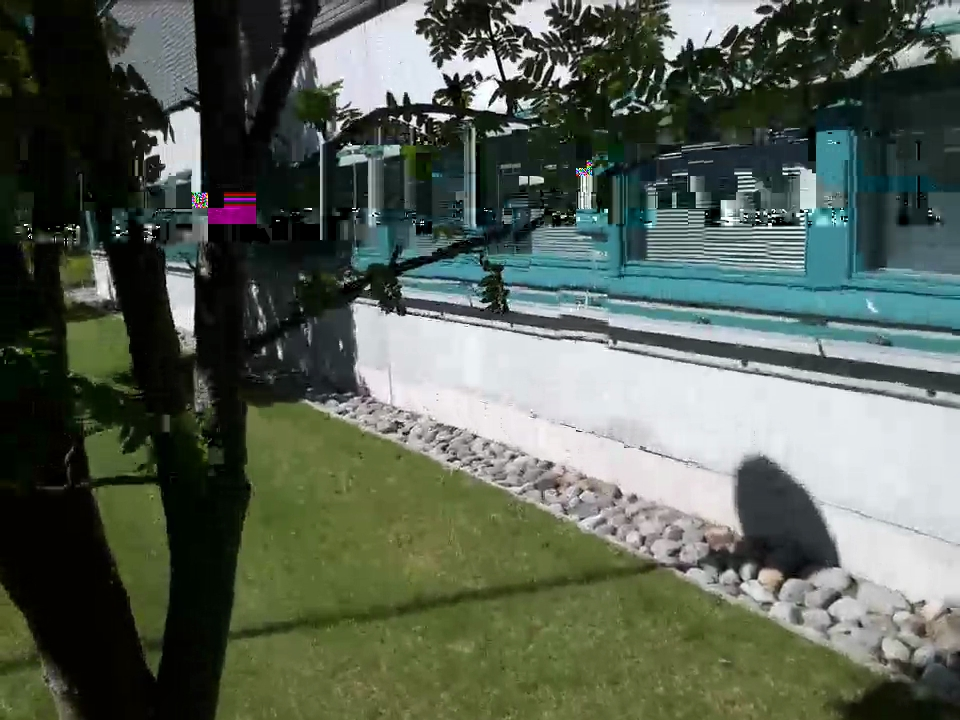
#> input picture yolo_dataset/pictures/tello_vision_230601_142629.jpg, 960 x 720 px
$ python filter.py --folder_path pictures
#> lines starting #> are read from the running program, lines starting #| are printed output that depends on the picture
### stereo.py
import numpy as np
import cv2
from scipy.optimize import curve_fit

from collections import deque
from sklearn.cluster import KMeans
from sklearn.metrics import silhouette_score

"""
class stereo, computes distance using features in diferent photos
"""
class Stereo:
    def __init__(self) -> None:
        pass

    def set_camera_params(self, fx:np.float32, fy:np.float32, angle:np.float32, cx:np.float32, cy_aligned:np.float32):
        self.fx = fx
        self.fy = fy
        self.cx = cx
        self.cy_aligned = cy_aligned
        self.angle = angle * np.pi / 180

        roll = 0
        pitch = self.angle
        yaw = 0
        dx = 0
        dy = 0
        dz = 1

        A2 = np.array([[self.fx,  0, self.cx, 0],
                       [ 0, self.fy, self.cy_aligned, 0],
                       [ 0,  0,  1, 0]], dtype=np.float64)

        # Inverted Camera Calibration Intrinsics Matrix
        A1 = np.array([[1/self.fx,    0, -self.cx/self.fx],
                       [   0, 1/self.fy, -self.cy_aligned/self.fy],
                       [   0,    0,      0],
                       [   0,    0,      1]], dtype=np.float64)

        # Rotation matrices around the X, Y, and Z axis
        c = np.cos(pitch)
        s = np.sin(pitch)
        RX = np.array([[1, 0,  0, 0],
                       [0, c, -s, 0],
                       [0, s,  c, 0],
                       [0, 0,  0, 1]], dtype=np.float64)

        c = np.cos(yaw)
        s = np.sin(yaw)
        RY = np.array([[ c, 0, s, 0],
                       [ 0, 1, 0, 0],
                       [-s, 0, c, 0],
                       [ 0, 0, 0, 1]], dtype=np.float64)

        c = np.cos(roll)
        s = np.sin(roll)
        RZ = np.array([[c, -s, 0, 0],
                       [s,  c, 0, 0],
                       [0,  0, 1, 0],
                       [0,  0, 0, 1]], dtype=np.float64)

        R = RZ @ RY @ RX

        T = np.array([[1, 0, 0, dx],
                      [0, 1, 0, dy],
                      [0, 0, 1, dz],
                      [0, 0, 0,  1]], dtype=np.float64)

        # Compose rotation matrix with (RX, RY, RZ)
        R = RZ @ RY @ RX

        # Final transformation matrix
        self.__H = A2 @ (T @ (R @ A1))

    # [185 lines left out: functions compute_relative_depth_filtered, __k_means_filter, compute_relative_depth, not called in this run]

    def rotateImage(self, input):
        """
        Rotate the image considering the camera pitch
        """
        # Apply matrix transformation
        shape = (input.shape[1], input.shape[0])
        #return cv2.warpPerspective(input, H, shape, None, cv2.INTER_LANCZOS4)
        #return cv2.warpPerspective(input, H, shape, None, cv2.INTER_LINEAR)
        return cv2.warpPerspective(input, self.__H, shape, None, cv2.INTER_CUBIC)

### vision.py
import cv2
from concurrent.futures import ThreadPoolExecutor
import numpy as np


class Vision:
    """
    IMPORTANT: ALWAYS! use set_x_detector(...), then set_x_matching(...), then bf_matching(...)
    """
    __DETECTOR_TYPE_FAST = 0
    __DETECTOR_TYPE_ORB = 1
    __DETECTOR_TYPE_SIFT = 2

    def __init__(self) -> None:
        self.__detector = None
        self.__detec_and_compute = None
        self.__detector_type = None
        self.tracker = None

    def set_fast_detector(self, nonmaxSuppression, threshold, type):
        self.__detector_type = Vision.__DETECTOR_TYPE_FAST

        #Fast detector
        self.__detector = cv2.FastFeatureDetector_create()
        self.__detector.setNonmaxSuppression(nonmaxSuppression)
        self.__detector.setThreshold(threshold)
        self.__detector.setType(type)

        #BRISK descriptor extractor
        self.__desc_extractor= cv2.BRISK_create()

        # create a mask
        #m = np.zeros((720, 960), np.uint8)
        #m[100:175, 0:958] = 255

        #Combine the FAST detector with the brisk extractor
        self.__detec_and_compute = lambda img, m = None: self.__desc_extractor.compute(img, self.__detector.detect(img, mask = m))

    # [16 lines left out: functions set_orb_detector, set_sift_detector, not called in this run]

    def set_bf_matcher(self):
        #if SIFT
        if self.__detector_type == self.__DETECTOR_TYPE_SIFT:
            self.__bfm = cv2.BFMatcher(normType=cv2.NORM_L2)
        else: #IF FAST or ORB
            self.__bfm = cv2.BFMatcher(normType=cv2.NORM_HAMMING)

    # [108 lines left out: functions detect_features, detect_features_in_rect, detect_features_in_polygon, bf_matching_descriptors, bf_matching, not called in this run]

    T_BOOSTING = 'BOOSTING'
    T_MIL = 'MIL'
    T_KCF = 'KCF'
    T_TLD = 'TLD'
    T_MEDIANFLOW = 'MEDIANFLOW'
    T_MOSSE = 'MOSSE'
    T_CSRT = 'CSRT'

    # [74 lines left out: functions set_tracker, rotateImage, not called in this run]

### yolo_dataset/filter.py
import argparse
import pickle
import sys
sys.path.insert(0, '../')
import os
import cv2
import numpy as np

from vision import Vision
from stereo import Stereo

if __name__ == "__main__":
    parser = argparse.ArgumentParser()

    parser.add_argument('-f', '--folder_path',
                        required=True,
                        help='Folder path to save the images'
                        )

    args = parser.parse_args()

    os.mkdir(args.folder_path + "/out")

    files = os.listdir(args.folder_path)
    files = [f for f in files if os.path.isfile(args.folder_path + '/' + f)]

    v = Vision()
    v.set_fast_detector(nonmaxSuppression=1, type=2, threshold=30)
    v.set_bf_matcher()

    intrinsics_path = "../drone/intrinsics.pkl"
    dist_path = "../drone/dist.pkl"
    camera_pitch = -13

    #loading camera parammters
    intrinsics_file = open(intrinsics_path, "rb")
#> (reads drone/intrinsics.pkl from the repository)
    intrinsics = pickle.load(intrinsics_file)
    [[fx,_,cx],[_,fy,cy],[_,_,_]] = intrinsics
    cy = 175

    s = Stereo()
    s.set_camera_params(fx, fy, camera_pitch, cx, cy)

    count = 1
    kernel = np.array([[ 0,-1, 0],
                       [-1, 5,-1],
                       [ 0,-1, 0]])
    for f in files:
        img = cv2.imread(args.folder_path + '/' + f)
#> img is the input picture: shape (720, 960, 3); mean B, G, R 84.1, 96.2, 86.5
        img = cv2.filter2D(img, -1, kernel)
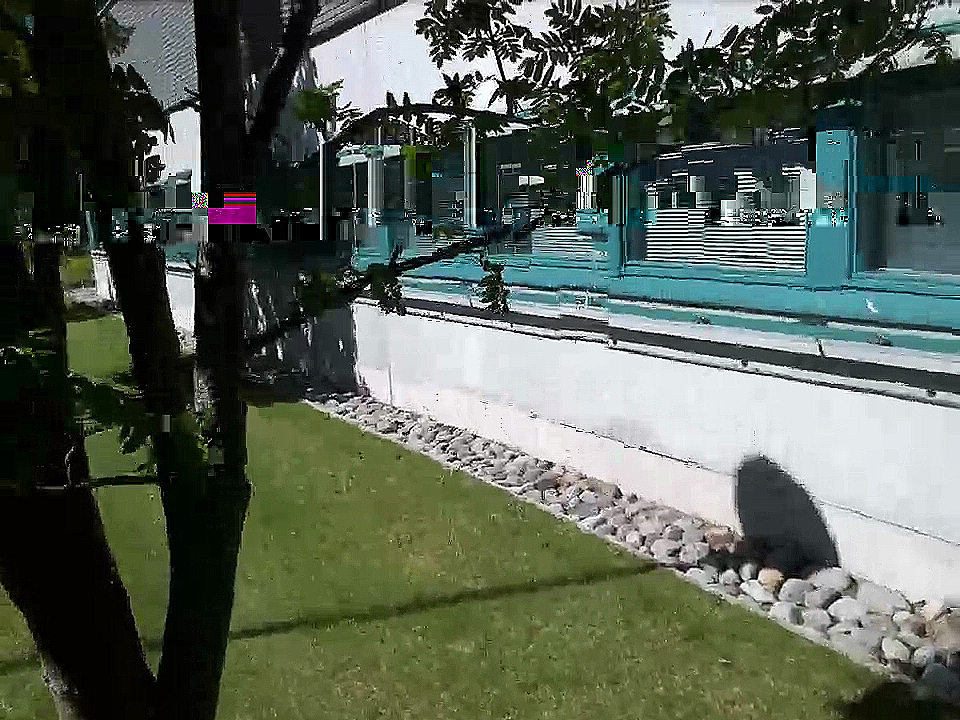
#> img: shape (720, 960, 3); mean B, G, R 84.8, 96.6, 87.5
        img = cv2.bilateralFilter(img, d=5, sigmaColor=80, sigmaSpace=80)
        img = s.rotateImage(img)
#> in rotateImage, `return cv2.warpPerspective(input, self.__H, shape, None, cv2.INTER_CUB..`:
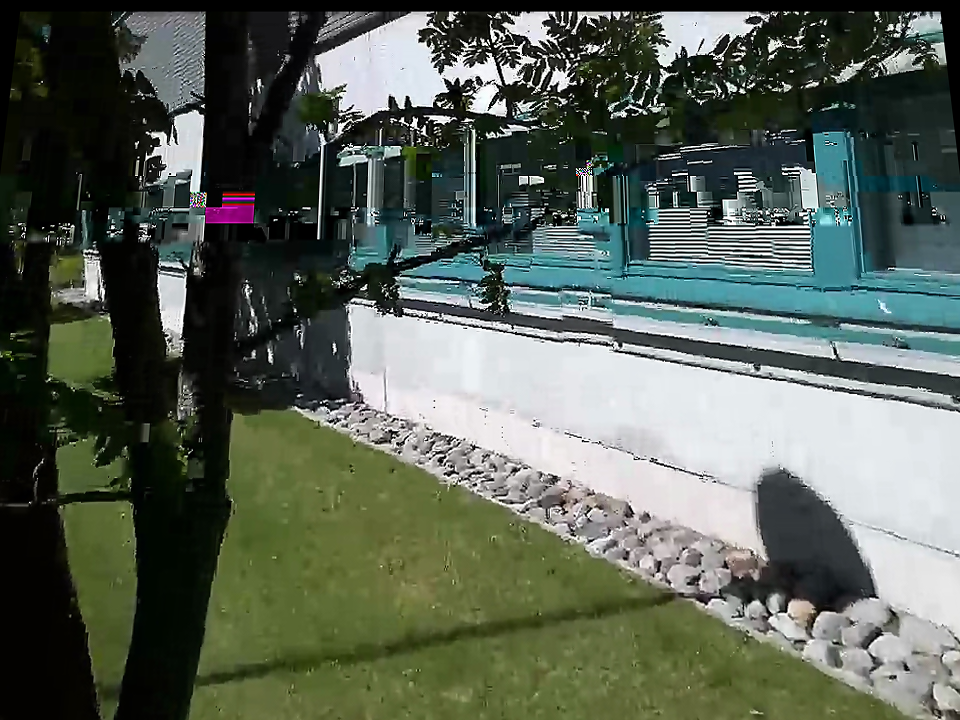
#> returned value: shape (720, 960, 3); mean of channels 0, 1, 2 86.6, 98, 88.9; drawn as B, G, R

        cv2.imwrite(f"{args.folder_path}/out/{count}.png", img)
        count = count + 1

        cv2.imshow("Frame", img)

        key = cv2.waitKey(100) & 0xFF
#> (key q is pressed here)
        if key == ord("q"):
            break

        #144610 / 142839
